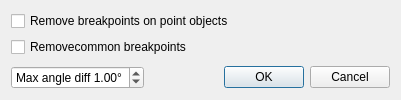
<?xml version="1.0" encoding="UTF-8"?>
<ui version="4.0">
 <class>BreaksDialog</class>
 <widget class="QDialog" name="BreaksDialog">
  <property name="geometry">
   <rect>
    <x>0</x>
    <y>0</y>
    <width>400</width>
    <height>100</height>
   </rect>
  </property>
  <property name="windowTitle">
   <string>Dialog</string>
  </property>
  <layout class="QGridLayout" name="gridLayout">
   <item row="0" column="0">
    <widget class="QCheckBox" name="pointCheck">
     <property name="text">
      <string>Remove breakpoints on point objects</string>
     </property>
    </widget>
   </item>
   <item row="1" column="0">
    <widget class="QCheckBox" name="breakCheck">
     <property name="text">
      <string>Removecommon breakpoints</string>
     </property>
    </widget>
   </item>
   <item row="2" column="0">
    <spacer name="verticalSpacer">
     <property name="orientation">
      <enum>Qt::Vertical</enum>
     </property>
     <property name="sizeHint" stdset="0">
      <size>
       <width>379</width>
       <height>0</height>
      </size>
     </property>
    </spacer>
   </item>
   <item row="3" column="0">
    <layout class="QHBoxLayout" name="horizontalLayout">
     <item>
      <widget class="QDoubleSpinBox" name="angleSpin">
       <property name="sizePolicy">
        <sizepolicy hsizetype="Preferred" vsizetype="Fixed">
         <horstretch>0</horstretch>
         <verstretch>0</verstretch>
        </sizepolicy>
       </property>
       <property name="prefix">
        <string>Max angle diff </string>
       </property>
       <property name="suffix">
        <string>°</string>
       </property>
       <property name="maximum">
        <double>5.000000000000000</double>
       </property>
       <property name="singleStep">
        <double>0.100000000000000</double>
       </property>
       <property name="value">
        <double>1.000000000000000</double>
       </property>
      </widget>
     </item>
     <item>
      <widget class="QDialogButtonBox" name="buttonBox">
       <property name="orientation">
        <enum>Qt::Horizontal</enum>
       </property>
       <property name="standardButtons">
        <set>QDialogButtonBox::Cancel|QDialogButtonBox::Ok</set>
       </property>
      </widget>
     </item>
    </layout>
   </item>
  </layout>
 </widget>
 <resources/>
 <connections>
  <connection>
   <sender>buttonBox</sender>
   <signal>accepted()</signal>
   <receiver>BreaksDialog</receiver>
   <slot>accept()</slot>
   <hints>
    <hint type="sourcelabel">
     <x>248</x>
     <y>254</y>
    </hint>
    <hint type="destinationlabel">
     <x>157</x>
     <y>274</y>
    </hint>
   </hints>
  </connection>
  <connection>
   <sender>buttonBox</sender>
   <signal>rejected()</signal>
   <receiver>BreaksDialog</receiver>
   <slot>reject()</slot>
   <hints>
    <hint type="sourcelabel">
     <x>316</x>
     <y>260</y>
    </hint>
    <hint type="destinationlabel">
     <x>286</x>
     <y>274</y>
    </hint>
   </hints>
  </connection>
 </connections>
</ui>
